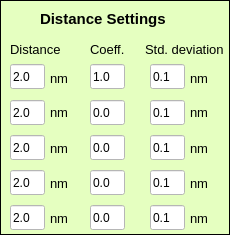
     <widget class="QFrame" name="frame">
      <property name="sizePolicy">
       <sizepolicy hsizetype="Fixed" vsizetype="Fixed">
        <horstretch>0</horstretch>
        <verstretch>0</verstretch>
       </sizepolicy>
      </property>
      <property name="minimumSize">
       <size>
        <width>230</width>
        <height>235</height>
       </size>
      </property>
      <property name="maximumSize">
       <size>
        <width>230</width>
        <height>235</height>
       </size>
      </property>
      <property name="styleSheet">
       <string notr="true">background-color: rgb(229, 255, 192);</string>
      </property>
      <property name="frameShape">
       <enum>QFrame::Box</enum>
      </property>
      <property name="frameShadow">
       <enum>QFrame::Plain</enum>
      </property>
      <widget class="QLineEdit" name="Coeff5edit">
       <property name="geometry">
        <rect>
         <x>90</x>
         <y>205</y>
         <width>35</width>
         <height>25</height>
        </rect>
       </property>
       <property name="font">
        <font>
         <pointsize>9</pointsize>
        </font>
       </property>
       <property name="styleSheet">
        <string notr="true">background-color:rgb(255, 255, 255)</string>
       </property>
       <property name="text">
        <string>0.0</string>
       </property>
      </widget>
      <widget class="QLineEdit" name="Coeff3edit">
       <property name="geometry">
        <rect>
         <x>90</x>
         <y>135</y>
         <width>35</width>
         <height>25</height>
        </rect>
       </property>
       <property name="font">
        <font>
         <pointsize>9</pointsize>
        </font>
       </property>
       <property name="styleSheet">
        <string notr="true">background-color:rgb(255, 255, 255)</string>
       </property>
       <property name="text">
        <string>0.0</string>
       </property>
      </widget>
      <widget class="QLabel" name="labeldistances_2">
       <property name="geometry">
        <rect>
         <x>50</x>
         <y>70</y>
         <width>31</width>
         <height>16</height>
        </rect>
       </property>
       <property name="font">
        <font>
         <pointsize>10</pointsize>
        </font>
       </property>
       <property name="text">
        <string>nm</string>
       </property>
      </widget>
      <widget class="QLabel" name="labeldistances_19">
       <property name="geometry">
        <rect>
         <x>50</x>
         <y>210</y>
         <width>31</width>
         <height>16</height>
        </rect>
       </property>
       <property name="font">
        <font>
         <pointsize>10</pointsize>
        </font>
       </property>
       <property name="text">
        <string>nm</string>
       </property>
      </widget>
      <widget class="QLineEdit" name="Distance4edit">
       <property name="geometry">
        <rect>
         <x>10</x>
         <y>170</y>
         <width>35</width>
         <height>25</height>
        </rect>
       </property>
       <property name="font">
        <font>
         <pointsize>9</pointsize>
        </font>
       </property>
       <property name="styleSheet">
        <string notr="true">background-color:rgb(255, 255, 255)</string>
       </property>
       <property name="text">
        <string>2.0</string>
       </property>
      </widget>
      <widget class="QLineEdit" name="Coeff2edit">
       <property name="geometry">
        <rect>
         <x>90</x>
         <y>100</y>
         <width>35</width>
         <height>25</height>
        </rect>
       </property>
       <property name="font">
        <font>
         <pointsize>9</pointsize>
        </font>
       </property>
       <property name="styleSheet">
        <string notr="true">background-color:rgb(255, 255, 255)</string>
       </property>
       <property name="text">
        <string>0.0</string>
       </property>
      </widget>
      <widget class="QLabel" name="labeldistances_29">
       <property name="geometry">
        <rect>
         <x>40</x>
         <y>10</y>
         <width>141</width>
         <height>18</height>
        </rect>
       </property>
       <property name="font">
        <font>
         <pointsize>11</pointsize>
         <weight>75</weight>
         <bold>true</bold>
        </font>
       </property>
       <property name="layoutDirection">
        <enum>Qt::LeftToRight</enum>
       </property>
       <property name="text">
        <string>Distance Settings</string>
       </property>
      </widget>
      <widget class="QLineEdit" name="Distance3edit">
       <property name="geometry">
        <rect>
         <x>10</x>
         <y>135</y>
         <width>35</width>
         <height>25</height>
        </rect>
       </property>
       <property name="font">
        <font>
         <pointsize>9</pointsize>
        </font>
       </property>
       <property name="styleSheet">
        <string notr="true">background-color:rgb(255, 255, 255)</string>
       </property>
       <property name="text">
        <string>2.0</string>
       </property>
      </widget>
      <widget class="QLineEdit" name="Coeff4edit">
       <property name="geometry">
        <rect>
         <x>90</x>
         <y>170</y>
         <width>35</width>
         <height>25</height>
        </rect>
       </property>
       <property name="font">
        <font>
         <pointsize>9</pointsize>
        </font>
       </property>
       <property name="styleSheet">
        <string notr="true">background-color:rgb(255, 255, 255)</string>
       </property>
       <property name="text">
        <string>0.0</string>
       </property>
      </widget>
      <widget class="QLabel" name="labeldistances">
       <property name="geometry">
        <rect>
         <x>10</x>
         <y>41</y>
         <width>71</width>
         <height>17</height>
        </rect>
       </property>
       <property name="font">
        <font>
         <pointsize>10</pointsize>
         <weight>50</weight>
         <bold>false</bold>
        </font>
       </property>
       <property name="text">
        <string>Distance</string>
       </property>
      </widget>
      <widget class="QLabel" name="labeldistances_4">
       <property name="geometry">
        <rect>
         <x>50</x>
         <y>175</y>
         <width>31</width>
         <height>16</height>
        </rect>
       </property>
       <property name="font">
        <font>
         <pointsize>10</pointsize>
        </font>
       </property>
       <property name="text">
        <string>nm</string>
       </property>
      </widget>
      <widget class="QLineEdit" name="Distance5edit">
       <property name="geometry">
        <rect>
         <x>10</x>
         <y>205</y>
         <width>35</width>
         <height>25</height>
        </rect>
       </property>
       <property name="font">
        <font>
         <pointsize>9</pointsize>
        </font>
       </property>
       <property name="styleSheet">
        <string notr="true">background-color:rgb(255, 255, 255)</string>
       </property>
       <property name="text">
        <string>2.0</string>
       </property>
      </widget>
      <widget class="QLineEdit" name="Distance2edit">
       <property name="geometry">
        <rect>
         <x>10</x>
         <y>100</y>
         <width>35</width>
         <height>25</height>
        </rect>
       </property>
       <property name="font">
        <font>
         <pointsize>9</pointsize>
        </font>
       </property>
       <property name="styleSheet">
        <string notr="true">background-color:rgb(255, 255, 255)</string>
       </property>
       <property name="text">
        <string>2.0</string>
       </property>
      </widget>
      <widget class="QLabel" name="labeldistances_3">
       <property name="geometry">
        <rect>
         <x>50</x>
         <y>104</y>
         <width>31</width>
         <height>16</height>
        </rect>
       </property>
       <property name="font">
        <font>
         <pointsize>10</pointsize>
        </font>
       </property>
       <property name="text">
        <string>nm</string>
       </property>
      </widget>
      <widget class="QLabel" name="labeldistances_5">
       <property name="geometry">
        <rect>
         <x>50</x>
         <y>140</y>
         <width>31</width>
         <height>16</height>
        </rect>
       </property>
       <property name="font">
        <font>
         <pointsize>10</pointsize>
        </font>
       </property>
       <property name="text">
        <string>nm</string>
       </property>
      </widget>
      <widget class="QLineEdit" name="Coeff1edit">
       <property name="geometry">
        <rect>
         <x>90</x>
         <y>64</y>
         <width>35</width>
         <height>25</height>
        </rect>
       </property>
       <property name="palette">
        <palette>
         <active>
          <colorrole role="Button">
           <brush brushstyle="SolidPattern">
            <color alpha="255">
             <red>255</red>
             <green>255</green>
             <blue>255</blue>
            </color>
           </brush>
          </colorrole>
          <colorrole role="Base">
           <brush brushstyle="SolidPattern">
            <color alpha="255">
             <red>255</red>
             <green>255</green>
             <blue>255</blue>
            </color>
           </brush>
          </colorrole>
          <colorrole role="Window">
           <brush brushstyle="SolidPattern">
            <color alpha="255">
             <red>255</red>
             <green>255</green>
             <blue>255</blue>
            </color>
           </brush>
          </colorrole>
         </active>
         <inactive>
          <colorrole role="Button">
           <brush brushstyle="SolidPattern">
            <color alpha="255">
             <red>255</red>
             <green>255</green>
             <blue>255</blue>
            </color>
           </brush>
          </colorrole>
          <colorrole role="Base">
           <brush brushstyle="SolidPattern">
            <color alpha="255">
             <red>255</red>
             <green>255</green>
             <blue>255</blue>
            </color>
           </brush>
          </colorrole>
          <colorrole role="Window">
           <brush brushstyle="SolidPattern">
            <color alpha="255">
             <red>255</red>
             <green>255</green>
             <blue>255</blue>
            </color>
           </brush>
          </colorrole>
         </inactive>
         <disabled>
          <colorrole role="Button">
           <brush brushstyle="SolidPattern">
            <color alpha="255">
             <red>255</red>
             <green>255</green>
             <blue>255</blue>
            </color>
           </brush>
          </colorrole>
          <colorrole role="Base">
           <brush brushstyle="SolidPattern">
            <color alpha="255">
             <red>255</red>
             <green>255</green>
             <blue>255</blue>
            </color>
           </brush>
          </colorrole>
          <colorrole role="Window">
           <brush brushstyle="SolidPattern">
            <color alpha="255">
             <red>255</red>
             <green>255</green>
             <blue>255</blue>
            </color>
           </brush>
          </colorrole>
         </disabled>
        </palette>
       </property>
       <property name="font">
        <font>
         <pointsize>9</pointsize>
        </font>
       </property>
       <property name="styleSheet">
        <string notr="true">background-color:rgb(255, 255, 255)</string>
       </property>
       <property name="text">
        <string>1.0</string>
       </property>
      </widget>
      <widget class="QLineEdit" name="Distance1edit">
       <property name="geometry">
        <rect>
         <x>10</x>
         <y>64</y>
         <width>35</width>
         <height>25</height>
        </rect>
       </property>
       <property name="font">
        <font>
         <pointsize>9</pointsize>
        </font>
       </property>
       <property name="styleSheet">
        <string notr="true">background-color:rgb(255, 255, 255)</string>
       </property>
       <property name="text">
        <string>2.0</string>
       </property>
      </widget>
      <widget class="QLabel" name="labeldistances_7">
       <property name="geometry">
        <rect>
         <x>90</x>
         <y>41</y>
         <width>81</width>
         <height>16</height>
        </rect>
       </property>
       <property name="font">
        <font>
         <pointsize>10</pointsize>
         <weight>50</weight>
         <bold>false</bold>
        </font>
       </property>
       <property name="text">
        <string>Coeff.</string>
       </property>
      </widget>
      <widget class="QLabel" name="labeldistances_20">
       <property name="geometry">
        <rect>
         <x>145</x>
         <y>41</y>
         <width>80</width>
         <height>16</height>
        </rect>
       </property>
       <property name="font">
        <font>
         <pointsize>10</pointsize>
         <weight>50</weight>
         <bold>false</bold>
        </font>
       </property>
       <property name="text">
        <string>Std. deviation</string>
       </property>
      </widget>
      <widget class="QLineEdit" name="Standard1">
       <property name="geometry">
        <rect>
         <x>150</x>
         <y>64</y>
         <width>35</width>
         <height>25</height>
        </rect>
       </property>
       <property name="palette">
        <palette>
         <active>
          <colorrole role="Button">
           <brush brushstyle="SolidPattern">
            <color alpha="255">
             <red>255</red>
             <green>255</green>
             <blue>255</blue>
            </color>
           </brush>
          </colorrole>
          <colorrole role="Base">
           <brush brushstyle="SolidPattern">
            <color alpha="255">
             <red>255</red>
             <green>255</green>
             <blue>255</blue>
            </color>
           </brush>
          </colorrole>
          <colorrole role="Window">
           <brush brushstyle="SolidPattern">
            <color alpha="255">
             <red>255</red>
             <green>255</green>
             <blue>255</blue>
            </color>
           </brush>
          </colorrole>
         </active>
         <inactive>
          <colorrole role="Button">
           <brush brushstyle="SolidPattern">
            <color alpha="255">
             <red>255</red>
             <green>255</green>
             <blue>255</blue>
            </color>
           </brush>
          </colorrole>
          <colorrole role="Base">
           <brush brushstyle="SolidPattern">
            <color alpha="255">
             <red>255</red>
             <green>255</green>
             <blue>255</blue>
            </color>
           </brush>
          </colorrole>
          <colorrole role="Window">
           <brush brushstyle="SolidPattern">
            <color alpha="255">
             <red>255</red>
             <green>255</green>
             <blue>255</blue>
            </color>
           </brush>
          </colorrole>
         </inactive>
         <disabled>
          <colorrole role="Button">
           <brush brushstyle="SolidPattern">
            <color alpha="255">
             <red>255</red>
             <green>255</green>
             <blue>255</blue>
            </color>
           </brush>
          </colorrole>
          <colorrole role="Base">
           <brush brushstyle="SolidPattern">
            <color alpha="255">
             <red>255</red>
             <green>255</green>
             <blue>255</blue>
            </color>
           </brush>
          </colorrole>
          <colorrole role="Window">
           <brush brushstyle="SolidPattern">
            <color alpha="255">
             <red>255</red>
             <green>255</green>
             <blue>255</blue>
            </color>
           </brush>
          </colorrole>
         </disabled>
        </palette>
       </property>
       <property name="font">
        <font>
         <pointsize>9</pointsize>
        </font>
       </property>
       <property name="styleSheet">
        <string notr="true">background-color:rgb(255, 255, 255)</string>
       </property>
       <property name="text">
        <string>0.1</string>
       </property>
      </widget>
      <widget class="QLineEdit" name="Standard2">
       <property name="geometry">
        <rect>
         <x>150</x>
         <y>100</y>
         <width>35</width>
         <height>25</height>
        </rect>
       </property>
       <property name="palette">
        <palette>
         <active>
          <colorrole role="Button">
           <brush brushstyle="SolidPattern">
            <color alpha="255">
             <red>255</red>
             <green>255</green>
             <blue>255</blue>
            </color>
           </brush>
          </colorrole>
          <colorrole role="Base">
           <brush brushstyle="SolidPattern">
            <color alpha="255">
             <red>255</red>
             <green>255</green>
             <blue>255</blue>
            </color>
           </brush>
          </colorrole>
          <colorrole role="Window">
           <brush brushstyle="SolidPattern">
            <color alpha="255">
             <red>255</red>
             <green>255</green>
             <blue>255</blue>
            </color>
           </brush>
          </colorrole>
         </active>
         <inactive>
          <colorrole role="Button">
           <brush brushstyle="SolidPattern">
            <color alpha="255">
             <red>255</red>
             <green>255</green>
             <blue>255</blue>
            </color>
           </brush>
          </colorrole>
          <colorrole role="Base">
           <brush brushstyle="SolidPattern">
            <color alpha="255">
             <red>255</red>
             <green>255</green>
             <blue>255</blue>
            </color>
           </brush>
          </colorrole>
          <colorrole role="Window">
           <brush brushstyle="SolidPattern">
            <color alpha="255">
             <red>255</red>
             <green>255</green>
             <blue>255</blue>
            </color>
           </brush>
          </colorrole>
         </inactive>
         <disabled>
          <colorrole role="Button">
           <brush brushstyle="SolidPattern">
            <color alpha="255">
             <red>255</red>
             <green>255</green>
             <blue>255</blue>
            </color>
           </brush>
          </colorrole>
          <colorrole role="Base">
           <brush brushstyle="SolidPattern">
            <color alpha="255">
             <red>255</red>
             <green>255</green>
             <blue>255</blue>
            </color>
           </brush>
          </colorrole>
          <colorrole role="Window">
           <brush brushstyle="SolidPattern">
            <color alpha="255">
             <red>255</red>
             <green>255</green>
             <blue>255</blue>
            </color>
           </brush>
          </colorrole>
         </disabled>
        </palette>
       </property>
       <property name="font">
        <font>
         <pointsize>9</pointsize>
        </font>
       </property>
       <property name="styleSheet">
        <string notr="true">background-color:rgb(255, 255, 255)</string>
       </property>
       <property name="text">
        <string>0.1</string>
       </property>
      </widget>
      <widget class="QLineEdit" name="Standard3">
       <property name="geometry">
        <rect>
         <x>150</x>
         <y>135</y>
         <width>35</width>
         <height>25</height>
        </rect>
       </property>
       <property name="palette">
        <palette>
         <active>
          <colorrole role="Button">
           <brush brushstyle="SolidPattern">
            <color alpha="255">
             <red>255</red>
             <green>255</green>
             <blue>255</blue>
            </color>
           </brush>
          </colorrole>
          <colorrole role="Base">
           <brush brushstyle="SolidPattern">
            <color alpha="255">
             <red>255</red>
             <green>255</green>
             <blue>255</blue>
            </color>
           </brush>
          </colorrole>
          <colorrole role="Window">
           <brush brushstyle="SolidPattern">
            <color alpha="255">
             <red>255</red>
             <green>255</green>
             <blue>255</blue>
            </color>
           </brush>
          </colorrole>
         </active>
         <inactive>
          <colorrole role="Button">
           <brush brushstyle="SolidPattern">
            <color alpha="255">
             <red>255</red>
             <green>255</green>
             <blue>255</blue>
            </color>
           </brush>
          </colorrole>
          <colorrole role="Base">
           <brush brushstyle="SolidPattern">
            <color alpha="255">
             <red>255</red>
             <green>255</green>
             <blue>255</blue>
            </color>
           </brush>
          </colorrole>
          <colorrole role="Window">
           <brush brushstyle="SolidPattern">
            <color alpha="255">
             <red>255</red>
             <green>255</green>
             <blue>255</blue>
            </color>
           </brush>
          </colorrole>
         </inactive>
         <disabled>
          <colorrole role="Button">
           <brush brushstyle="SolidPattern">
            <color alpha="255">
             <red>255</red>
             <green>255</green>
             <blue>255</blue>
            </color>
           </brush>
          </colorrole>
          <colorrole role="Base">
           <brush brushstyle="SolidPattern">
            <color alpha="255">
             <red>255</red>
             <green>255</green>
             <blue>255</blue>
            </color>
           </brush>
          </colorrole>
          <colorrole role="Window">
           <brush brushstyle="SolidPattern">
            <color alpha="255">
             <red>255</red>
             <green>255</green>
             <blue>255</blue>
            </color>
           </brush>
          </colorrole>
         </disabled>
        </palette>
       </property>
       <property name="font">
        <font>
         <pointsize>9</pointsize>
        </font>
       </property>
       <property name="styleSheet">
        <string notr="true">background-color:rgb(255, 255, 255)</string>
       </property>
       <property name="text">
        <string>0.1</string>
       </property>
      </widget>
      <widget class="QLineEdit" name="Standard4">
       <property name="geometry">
        <rect>
         <x>150</x>
         <y>170</y>
         <width>35</width>
         <height>25</height>
        </rect>
       </property>
       <property name="palette">
        <palette>
         <active>
          <colorrole role="Button">
           <brush brushstyle="SolidPattern">
            <color alpha="255">
             <red>255</red>
             <green>255</green>
             <blue>255</blue>
            </color>
           </brush>
          </colorrole>
          <colorrole role="Base">
           <brush brushstyle="SolidPattern">
            <color alpha="255">
             <red>255</red>
             <green>255</green>
             <blue>255</blue>
            </color>
           </brush>
          </colorrole>
          <colorrole role="Window">
           <brush brushstyle="SolidPattern">
            <color alpha="255">
             <red>255</red>
             <green>255</green>
             <blue>255</blue>
            </color>
           </brush>
          </colorrole>
         </active>
         <inactive>
          <colorrole role="Button">
           <brush brushstyle="SolidPattern">
            <color alpha="255">
             <red>255</red>
             <green>255</green>
             <blue>255</blue>
            </color>
           </brush>
          </colorrole>
          <colorrole role="Base">
           <brush brushstyle="SolidPattern">
            <color alpha="255">
             <red>255</red>
             <green>255</green>
             <blue>255</blue>
            </color>
           </brush>
          </colorrole>
          <colorrole role="Window">
           <brush brushstyle="SolidPattern">
            <color alpha="255">
             <red>255</red>
             <green>255</green>
             <blue>255</blue>
            </color>
           </brush>
          </colorrole>
         </inactive>
         <disabled>
          <colorrole role="Button">
           <brush brushstyle="SolidPattern">
            <color alpha="255">
             <red>255</red>
             <green>255</green>
             <blue>255</blue>
            </color>
           </brush>
          </colorrole>
          <colorrole role="Base">
           <brush brushstyle="SolidPattern">
            <color alpha="255">
             <red>255</red>
             <green>255</green>
             <blue>255</blue>
            </color>
           </brush>
          </colorrole>
          <colorrole role="Window">
           <brush brushstyle="SolidPattern">
            <color alpha="255">
             <red>255</red>
             <green>255</green>
             <blue>255</blue>
            </color>
           </brush>
          </colorrole>
         </disabled>
        </palette>
       </property>
       <property name="font">
        <font>
         <pointsize>9</pointsize>
        </font>
       </property>
       <property name="styleSheet">
        <string notr="true">background-color:rgb(255, 255, 255)</string>
       </property>
       <property name="text">
        <string>0.1</string>
       </property>
      </widget>
      <widget class="QLineEdit" name="Standard5">
       <property name="geometry">
        <rect>
         <x>150</x>
         <y>205</y>
         <width>35</width>
         <height>25</height>
        </rect>
       </property>
       <property name="palette">
        <palette>
         <active>
          <colorrole role="Button">
           <brush brushstyle="SolidPattern">
            <color alpha="255">
             <red>255</red>
             <green>255</green>
             <blue>255</blue>
            </color>
           </brush>
          </colorrole>
          <colorrole role="Base">
           <brush brushstyle="SolidPattern">
            <color alpha="255">
             <red>255</red>
             <green>255</green>
             <blue>255</blue>
            </color>
           </brush>
          </colorrole>
          <colorrole role="Window">
           <brush brushstyle="SolidPattern">
            <color alpha="255">
             <red>255</red>
             <green>255</green>
             <blue>255</blue>
            </color>
           </brush>
          </colorrole>
         </active>
         <inactive>
          <colorrole role="Button">
           <brush brushstyle="SolidPattern">
            <color alpha="255">
             <red>255</red>
             <green>255</green>
             <blue>255</blue>
            </color>
           </brush>
          </colorrole>
          <colorrole role="Base">
           <brush brushstyle="SolidPattern">
            <color alpha="255">
             <red>255</red>
             <green>255</green>
             <blue>255</blue>
            </color>
           </brush>
          </colorrole>
          <colorrole role="Window">
           <brush brushstyle="SolidPattern">
            <color alpha="255">
             <red>255</red>
             <green>255</green>
             <blue>255</blue>
            </color>
           </brush>
          </colorrole>
         </inactive>
         <disabled>
          <colorrole role="Button">
           <brush brushstyle="SolidPattern">
            <color alpha="255">
             <red>255</red>
             <green>255</green>
             <blue>255</blue>
            </color>
           </brush>
          </colorrole>
          <colorrole role="Base">
           <brush brushstyle="SolidPattern">
            <color alpha="255">
             <red>255</red>
             <green>255</green>
             <blue>255</blue>
            </color>
           </brush>
          </colorrole>
          <colorrole role="Window">
           <brush brushstyle="SolidPattern">
            <color alpha="255">
             <red>255</red>
             <green>255</green>
             <blue>255</blue>
            </color>
           </brush>
          </colorrole>
         </disabled>
        </palette>
       </property>
       <property name="font">
        <font>
         <pointsize>9</pointsize>
        </font>
       </property>
       <property name="styleSheet">
        <string notr="true">background-color:rgb(255, 255, 255)</string>
       </property>
       <property name="text">
        <string>0.1</string>
       </property>
      </widget>
      <widget class="QLabel" name="labeldistances_22">
       <property name="geometry">
        <rect>
         <x>190</x>
         <y>70</y>
         <width>31</width>
         <height>16</height>
        </rect>
       </property>
       <property name="font">
        <font>
         <pointsize>10</pointsize>
        </font>
       </property>
       <property name="text">
        <string>nm</string>
       </property>
      </widget>
      <widget class="QLabel" name="labeldistances_23">
       <property name="geometry">
        <rect>
         <x>190</x>
         <y>140</y>
         <width>31</width>
         <height>16</height>
        </rect>
       </property>
       <property name="font">
        <font>
         <pointsize>10</pointsize>
        </font>
       </property>
       <property name="text">
        <string>nm</string>
       </property>
      </widget>
      <widget class="QLabel" name="labeldistances_24">
       <property name="geometry">
        <rect>
         <x>190</x>
         <y>210</y>
         <width>31</width>
         <height>16</height>
        </rect>
       </property>
       <property name="font">
        <font>
         <pointsize>10</pointsize>
        </font>
       </property>
       <property name="text">
        <string>nm</string>
       </property>
      </widget>
      <widget class="QLabel" name="labeldistances_25">
       <property name="geometry">
        <rect>
         <x>190</x>
         <y>104</y>
         <width>31</width>
         <height>16</height>
        </rect>
       </property>
       <property name="font">
        <font>
         <pointsize>10</pointsize>
        </font>
       </property>
       <property name="text">
        <string>nm</string>
       </property>
      </widget>
      <widget class="QLabel" name="labeldistances_26">
       <property name="geometry">
        <rect>
         <x>190</x>
         <y>175</y>
         <width>31</width>
         <height>16</height>
        </rect>
       </property>
       <property name="font">
        <font>
         <pointsize>10</pointsize>
        </font>
       </property>
       <property name="text">
        <string>nm</string>
       </property>
      </widget>
     </widget>
